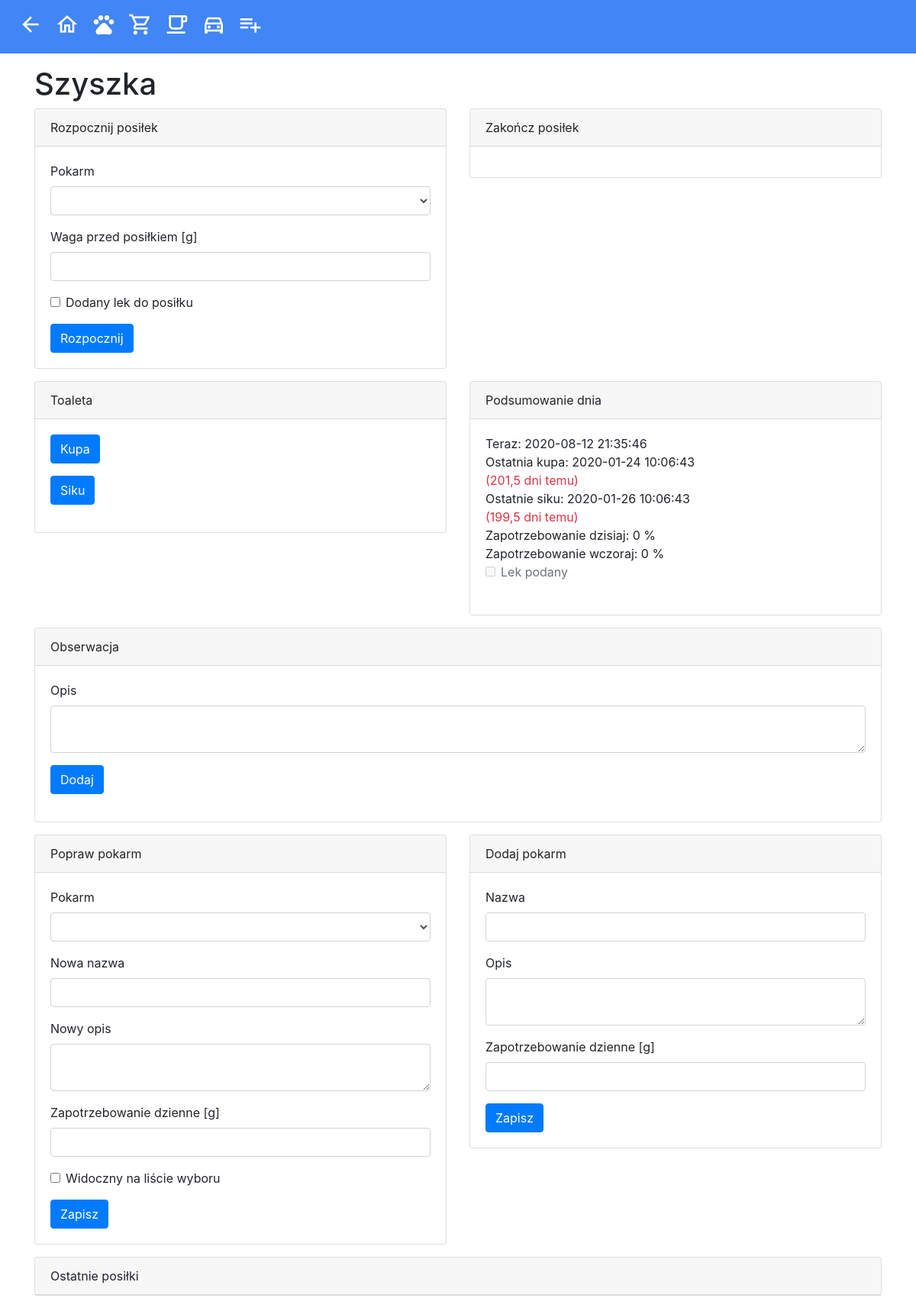
Screenshot of /src/CatFeeding/Views/cat.php?Id=1 with the database file from the repository.
### tables this page shows
create table cats
(
    id   int unsigned not null primary key auto_increment,
    name varchar(50)  not null
);

create table poop
(
    cat_id    int unsigned not null,
    timestamp datetime     not null
);

create table pee
(
    cat_id    int unsigned not null,
    timestamp datetime     not null
);

### src/Configuration.php (called while the page is built, shortened)
<?php
$hostName = $_SERVER['HTTP_HOST'];
$baseUrl = "http://$hostName/Home";

### src/Shared/Views/ViewUtils.php (called while the page is built, shortened)
<?php
$pdo = newPdo();
function newPdo()
{
    global $dsn, $user, $password;
    $pdo = new PDO($dsn, $user, $password);
    $pdo->query('SET NAMES utf8');
    $pdo->query('SET CHARACTER_SET utf8_unicode_ci');
    return $pdo;
}
function get($query, $params)
{
    global $pdo;
    $statement = $pdo->prepare($query);
    $statement->execute($params);
    return $statement->fetch();
}
function showInt($value)
{
    return number_format($value, 0, ',', ' ');
}
function showDecimal($value, $decimals)
{
    return number_format($value, $decimals, ',', ' ');
}
$now = time();
function now()
{
    global $now;
    return date('Y-m-d H:i:s', $now);
}
function today()
{
    global $now;
    return date('Y-m-d', $now);
}
function baseUrl()
{
    global $baseUrl;
    return $baseUrl;
}

### src/CatFeeding/Views/cat.php (the view, shortened to what this page needs)
<?php
include "../../Shared/Views/View.php";
$catId = intval($_REQUEST['Id']);
$cat = get('SELECT name FROM cats WHERE id = ?', [$catId]);
$catName = $cat['name'];
$lastPoop = get('select p.timestamp,
       timestampdiff(day, p.timestamp, ?) >= 3 as warning,
       timestampdiff(hour, p.timestamp, ?) / 24 as days
from poop p
where p.cat_id = ?
order by p.timestamp desc
limit 1', [now(), now(), $catId]);
$lastPee = get('select p.timestamp,
       timestampdiff(day, p.timestamp, ?) >= 1 as warning,
       timestampdiff(hour, p.timestamp, ?) / 24 as days
from pee p
where p.cat_id = ?
order by p.timestamp desc
limit 1', [now(), now(), $catId]);
$dailyDemand = get('select sum(meals.meal_weight / meals.daily_demand_weight * 100) as total
from (
         select m.start_weight,
                m.end_weight,
                m.start_weight - m.end_weight as meal_weight,
                (
                    select d.weight
                    from daily_demand d
                    where d.cat_id = m.cat_id
                      and d.food_id = m.food_id
                    order by d.timestamp desc
                    limit 1
                )                             as daily_demand_weight
         from meal m
                  join food f on m.food_id = f.id
         where m.cat_id = ?
           and datediff(m.start, ?) = 0
     ) meals', [$catId, today()]);
$yesterdayDemand = get('select sum(meals.meal_weight / meals.daily_demand_weight * 100) as total
from (
         select m.start_weight,
                m.end_weight,
                m.start_weight - m.end_weight as meal_weight,
                (
                    select d.weight
                    from daily_demand d
                    where d.cat_id = m.cat_id
                      and d.food_id = m.food_id
                    order by d.timestamp desc
                    limit 1
                )                             as daily_demand_weight
         from meal m
                  join food f on m.food_id = f.id
         where m.cat_id = ?
           and datediff(m.start, ?) = 0
     ) meals', [$catId, date('Y-m-d', strtotime('-1 days'))]);
$medicineApplied = get('select exists(
               select 1
               from medicine
               where cat_id = ?
                 and date = ?
           )
           as medicine_applied', [$catId, today()])[0] == 1;
?>
    <h1><?= $catName ?></h1>
    <div class="row">
        <div class="col-md-6">
            <div class="card mb-3">
                <div class="card-header">Rozpocznij posiłek</div>
                <div class="card-body">
                    <form action="../UseCases/StartMealUseCase.php" method="post">
                        <div class="form-group">
                            <label for="MealFoodId">Pokarm</label>
                            <select class="form-control" id="MealFoodId" name="FoodId"
                                    data-bind="options: visibleFoods, optionsText: 'name', optionsValue: 'id', value: startMealfoodId"> </select>
                        </div>
                        <div class="form-group">
                            <label for="MealWeight">Waga przed posiłkiem [g]</label>
                            <input id="MealWeight" name="Weight" class="form-control" type="number" step="1" min="2"
                                   max="500" required/>
                        </div>
                        <div class="form-check">
                            <input class="form-check-input" type="checkbox" id="MedicineApplied" name="MedicineApplied">
                            <label class="form-check-label" for="MedicineApplied">
                                Dodany lek do posiłku
                            </label>
                        </div>
                        <button class="btn btn-primary mt-3">Rozpocznij</button>
                    </form>
                </div>
            </div>
        </div>
        <div class="col-md-6">
            <div class="card mb-3">
                <div class="card-header">Zakończ posiłek</div>
                <div class="card-body">
                </div>
            </div>
        </div>
    </div>
    <div class="row">
        <div class="col-md-6">
            <div class="card mb-3">
                <div class="card-header">Toaleta</div>
                <div class="card-body">
                    <form action="../UseCases/AddPoopUseCase.php" method="post">
                        <div class="form-group">
                            <button type="submit" class="btn btn-primary">Kupa</button>
                        </div>
                    </form>
                    <form action="../UseCases/AddPeeUseCase.php" method="post">
                        <div class="form-group">
                            <button type="submit" class="btn btn-primary">Siku</button>
                        </div>
                    </form>
                </div>
            </div>
        </div>
        <div class="col-md-6">
            <div class="card mb-3">
                <div class="card-header">Podsumowanie dnia</div>
                <div class="card-body">
                    Teraz: <?= now() ?><br/>
                    Ostatnia kupa:
                    <?= $lastPoop['timestamp'] ?><br/>
                    <span class="<?= $lastPoop['warning'] == 1 ? 'text-danger' : 'text-info' ?>">(<?= showDecimal($lastPoop['days'], 1) ?> dni temu)</span><br/>
                    Ostatnie siku: <?= $lastPee['timestamp'] ?><br/>
                    <span class="<?= $lastPee['warning'] == 1 ? 'text-danger' : 'text-info' ?>"> (<?= showDecimal($lastPee['days'], 1) ?> dni temu)</span><br/>
                    Zapotrzebowanie dzisiaj: <?= showInt($dailyDemand['total']); ?> %<br/>
                    Zapotrzebowanie wczoraj: <?= showInt($yesterdayDemand['total']); ?> %<br/>
                    <div class="form-check">
                        <input class="form-check-input" type="checkbox"
                               disabled <?= $medicineApplied ? 'checked' : '' ?> id="MedicineAppliedStatus">
                        <label class="form-check-label" for="MedicineAppliedStatus">
                            Lek podany
                        </label>
                    </div>
                    <br/>
                </div>
            </div>
        </div>
    </div>
    <div class="card mb-3">
        <div class="card-header">Obserwacja</div>
        <div class="card-body">
            <form action="../UseCases/AddObservationUseCase.php" method="post">
                <div class="form-group">
                    <label for="ObservationNotes">Opis</label>
                    <textarea id="ObservationNotes" name="Notes" class="form-control" required minlength="5"
                              maxlength="250"></textarea>
                </div>
                <div class="form-group">
                    <button type="submit" class="btn btn-primary">Dodaj</button>
                </div>
            </form>
        </div>
    </div>
    <div class="row">
        <div class="col-md-6">
            <div class="card mb-3">
                <div class="card-header">Popraw pokarm</div>
                <div class="card-body">
                    <form action="../UseCases/CorrectFoodUseCase.php" method="post">
                        <div class="form-group">
                            <label for="FoodId">Pokarm</label>
                            <select class="form-control" id="FoodId" name="FoodId"
                                    data-bind="options: foods, optionsText: 'name', optionsValue: 'id', value: foodId"> </select>
                        </div>
                        <div class="form-group">
                            <label for="FoodName">Nowa nazwa</label>
                            <input class="form-control" id="FoodName" name="FoodName" data-bind="value: foodName"
                                   required minlength="2" maxlength="30"/>
                        </div>
                        <div class="form-group">
                            <label for="FoodDescription">Nowy opis</label>
                            <textarea id="FoodDescription" name="FoodDescription" class="form-control"
                                      data-bind="value: foodDescription" minlength="5" maxlength="1000"></textarea>
                        </div>
                        <div class="form-group">
                            <label for="Weight">Zapotrzebowanie dzienne [g]</label>
                            <input id="Weight" name="Weight" class="form-control" type="number" step="1" min="30"
                                   max="500"
                                   data-bind="value: weight" required/>
                        </div>
                        <div class="form-group">
                            <div class="form-check">
                                <input class="form-check-input" type="checkbox" value="1" id="Visible" name="Visible"
                                       data-bind="checked: visible">
                                <label class="form-check-label" for="Visible">
                                    Widoczny na liście wyboru
                                </label>
                            </div>
                        </div>
                        <button type="submit" class="btn btn-primary">Zapisz</button>
                    </form>
                </div>
            </div>
        </div>
        <div class="col-md-6">
            <div class="card mb-3">
                <div class="card-header">Dodaj pokarm</div>
                <div class="card-body">
                    <form action="../UseCases/AddFoodUseCase.php" method="post">
                        <div class="form-group">
                            <label for="NewFoodName">Nazwa</label>
                            <input class="form-control" id="NewFoodName" name="FoodName" required minlength="2"
                                   maxlength="30"/>
                        </div>
                        <div class="form-group">
                            <label for="NewFoodDescription">Opis</label>
                            <textarea id="NewFoodDescription" name="FoodDescription" class="form-control" minlength="5"
                                      maxlength="1000"></textarea>
                        </div>
                        <div class="form-group">
                            <label for="NewWeight">Zapotrzebowanie dzienne [g]</label>
                            <input id="NewWeight" name="Weight" class="form-control" type="number" step="1" min="30"
                                   max="500" required/>
                        </div>
                        <button type="submit" class="btn btn-primary">Zapisz</button>
                    </form>
                </div>
            </div>
        </div>
    </div>
    <div class="card mb-3">
        <div class="card-header">Ostatnie posiłki</div>
    </div>
<?php
include '../../Shared/Views/Footer.php';

### src/Shared/Views/View.php (shortened to what this page needs)
<?php
include __DIR__ . '/../../Configuration.php';
include __DIR__ . '/ViewUtils.php';
?>
<!DOCTYPE html>
<html lang="pl">
<head>
    <link rel="stylesheet" href="<?= baseUrl() ?>/src/Shared/Views/jquery-ui.min.css">
    <link rel="stylesheet" href="<?= baseUrl() ?>/src/Shared/Views/bootstrap.min.css">
    <link rel="stylesheet" href="<?= baseUrl() ?>/src/Shared/Views/Chart.min.css">
    <link href="<?= baseUrl() ?>/src/Shared/Views/material-icons.css" rel="stylesheet">
    <link href="<?= baseUrl() ?>/src/Shared/Views/theme.css" rel="stylesheet">
</head>
<body>
<nav class="navbar navbar-expand navbar-light bg-light mb-3">
    <div class="collapse navbar-collapse" id="navbarSupportedContent">
        <ul class="navbar-nav mr-auto">
            <li class="nav-item">
                <a class="nav-link" title="Wstecz"
                   href="<?= isset($_SERVER['HTTP_REFERER']) ? $_SERVER['HTTP_REFERER'] : baseUrl() ?>"><i
                            class="material-icons-outlined">arrow_back</i></a>
            </li>
            <li class="nav-item">
                <a class="nav-link" title="Dom" href="<?= baseUrl() ?>/index.php"><i
                            class="material-icons-outlined">home</i></a>
            </li>
            <li class="nav-item">
                <a class="nav-link" title="Szyszka" href="<?= baseUrl() ?>/src/CatFeeding/Views/cat.php?Id=1"><i
                            class="material-icons-outlined">pets</i></a>
            </li>
            <li class="nav-item">
                <a class="nav-link" title="Zakupy" href="<?= baseUrl() ?>/src/Shopping/Views/expenses.php"><i
                            class="material-icons-outlined">local_grocery_store</i></a>
            </li>
            <li class="nav-item">
                <a class="nav-link" title="Kawa" href="<?= baseUrl() ?>/src/Coffee/Views/coffee.php"><i
                            class="material-icons-outlined">local_cafe</i></a>
            </li>
            <li class="nav-item">
                <a class="nav-link" title="Golf" href="<?= baseUrl() ?>/src/CarMaintenance/Views/car.php"><i
                            class="material-icons-outlined">directions_car</i></a>
            </li>
            <li class="nav-item">
                <a class="nav-link" title="Zadania Łukasz"
                   href="<?= baseUrl() ?>/src/ToDo/Views/edit.php?name=Łukasz"><i
                            class="material-icons-outlined">playlist_add</i></a>
            </li>
        </ul>
    </div>
</nav>
<div class="container">

### src/Shared/Views/Footer.php (shortened to what this page needs)
<?php
include_once __DIR__ . '/View.php';
?>
<?php
echo '</div>
</body>
</html>';

### src/Shared/Views/theme.css (style rules this page uses)
.navbar { background-color: #4285f4 !important; }
.nav-link { color: white !important; }

### rows the page displays
cats: name "Szyszka"
poop: timestamp "2020-01-24 10:06:43"
pee: timestamp "2020-01-26 10:06:43"

### other values shown
showDecimal($lastPoop['days'], 1) "201,5"
showDecimal($lastPee['days'], 1) "199,5"
showInt($dailyDemand['total']) "0"
showInt($yesterdayDemand['total']) "0"
